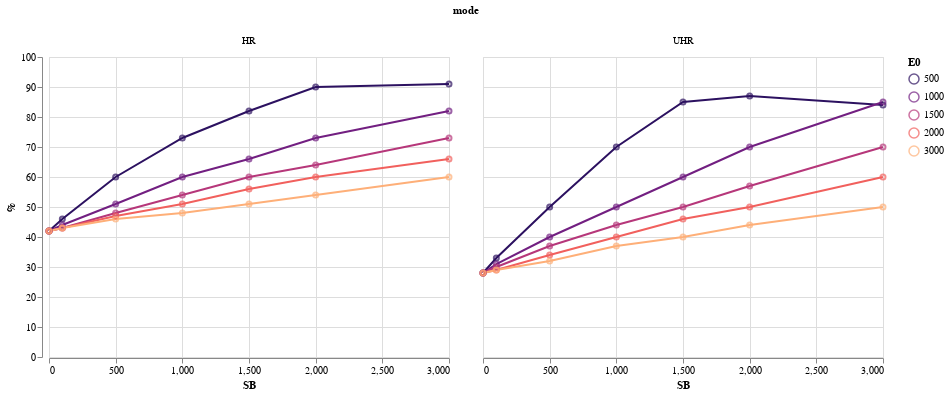

Here is the notebook cell this chart was saved with:
### Code cell
base = alt.Chart(df_hits).encode(
    alt.X('SB:Q', axis=alt.Axis(tickMinStep=500)),
    y='%:Q',
    color=alt.Color('E0:O', scale=alt.Scale(scheme='magma')),
)

chart = (
    base.mark_line() +\
    base.mark_point(
        size=25
    )
).facet(
    column='mode:N'
)

chart

### Figure 1 — Vega-Lite specification as saved in the notebook (floating-point values rounded to 4 significant figures)
{"$schema": "https://vega.github.io/schema/vega-lite/v3.4.0.json", "config": {"mark": {"tooltip": null}, "view": {"height": 300, "width": 400}}, "data": {"name": "data-8250338c1df0fb474dec083868a89451"}, "datasets": {"data-8250338c1df0fb474dec083868a89451": [{"%": 42, "E0": 500, "SB": 0, "mode": "HR"}, {"%": 46, "E0": 500, "SB": 100, "mode": "HR"}, {"%": 60, "E0": 500, "SB": 500, "mode": "HR"}, {"%": 73, "E0": 500, "SB": 1000, "mode": "HR"}, {"%": 82, "E0": 500, "SB": 1500, "mode": "HR"}, {"%": 90, "E0": 500, "SB": 2000, "mode": "HR"}, {"%": 91, "E0": 500, "SB": 3000, "mode": "HR"}, {"%": 42, "E0": 1000, "SB": 0, "mode": "HR"}, {"%": 44, "E0": 1000, "SB": 100, "mode": "HR"}, {"%": 51, "E0": 1000, "SB": 500, "mode": "HR"}, {"%": 60, "E0": 1000, "SB": 1000, "mode": "HR"}, {"%": 66, "E0": 1000, "SB": 1500, "mode": "HR"}, {"%": 73, "E0": 1000, "SB": 2000, "mode": "HR"}, {"%": 82, "E0": 1000, "SB": 3000, "mode": "HR"}, {"%": 42, "E0": 1500, "SB": 0, "mode": "HR"}, {"%": 43, "E0": 1500, "SB": 100, "mode": "HR"}, {"%": 48, "E0": 1500, "SB": 500, "mode": "HR"}, {"%": 54, "E0": 1500, "SB": 1000, "mode": "HR"}, {"%": 60, "E0": 1500, "SB": 1500, "mode": "HR"}, {"%": 64, "E0": 1500, "SB": 2000, "mode": "HR"}, {"%": 73, "E0": 1500, "SB": 3000, "mode": "HR"}, {"%": 42, "E0": 2000, "SB": 0, "mode": "HR"}, {"%": 43, "E0": 2000, "SB": 100, "mode": "HR"}, {"%": 47, "E0": 2000, "SB": 500, "mode": "HR"}, {"%": 51, "E0": 2000, "SB": 1000, "mode": "HR"}, {"%": 56, "E0": 2000, "SB": 1500, "mode": "HR"}, {"%": 60, "E0": 2000, "SB": 2000, "mode": "HR"}, {"%": 66, "E0": 2000, "SB": 3000, "mode": "HR"}, {"%": 42, "E0": 3000, "SB": 0, "mode": "HR"}, {"%": 43, "E0": 3000, "SB": 100, "mode": "HR"}, {"%": 46, "E0": 3000, "SB": 500, "mode": "HR"}, {"%": 48, "E0": 3000, "SB": 1000, "mode": "HR"}, {"%": 51, "E0": 3000, "SB": 1500, "mode": "HR"}, {"%": 54, "E0": 3000, "SB": 2000, "mode": "HR"}, {"%": 60, "E0": 3000, "SB": 3000, "mode": "HR"}, {"%": 28, "E0": 500, "SB": 0, "mode": "UHR"}, {"%": 33, "E0": 500, "SB": 100, "mode": "UHR"}, {"%": 50, "E0": 500, "SB": 500, "mode": "UHR"}, {"%": 70, "E0": 500, "SB": 1000, "mode": "UHR"}, {"%": 85, "E0": 500, "SB": 1500, "mode": "UHR"}, {"%": 87, "E0": 500, "SB": 2000, "mode": "UHR"}, {"%": 84, "E0": 500, "SB": 3000, "mode": "UHR"}, {"%": 28, "E0": 1000, "SB": 0, "mode": "UHR"}, {"%": 31, "E0": 1000, "SB": 100, "mode": "UHR"}, {"%": 40, "E0": 1000, "SB": 500, "mode": "UHR"}, {"%": 50, "E0": 1000, "SB": 1000, "mode": "UHR"}, {"%": 60, "E0": 1000, "SB": 1500, "mode": "UHR"}, {"%": 70, "E0": 1000, "SB": 2000, "mode": "UHR"}, {"%": 85, "E0": 1000, "SB": 3000, "mode": "UHR"}, {"%": 28, "E0": 1500, "SB": 0, "mode": "UHR"}, {"%": 30, "E0": 1500, "SB": 100, "mode": "UHR"}, {"%": 37, "E0": 1500, "SB": 500, "mode": "UHR"}, {"%": 44, "E0": 1500, "SB": 1000, "mode": "UHR"}, {"%": 50, "E0": 1500, "SB": 1500, "mode": "UHR"}, {"%": 57, "E0": 1500, "SB": 2000, "mode": "UHR"}, {"%": 70, "E0": 1500, "SB": 3000, "mode": "UHR"}, {"%": 28, "E0": 2000, "SB": 0, "mode": "UHR"}, {"%": 29, "E0": 2000, "SB": 100, "mode": "UHR"}, {"%": 34, "E0": 2000, "SB": 500, "mode": "UHR"}, {"%": 40, "E0": 2000, "SB": 1000, "mode": "UHR"}, {"%": 46, "E0": 2000, "SB": 1500, "mode": "UHR"}, {"%": 50, "E0": 2000, "SB": 2000, "mode": "UHR"}, {"%": 60, "E0": 2000, "SB": 3000, "mode": "UHR"}, {"%": 28, "E0": 3000, "SB": 0, "mode": "UHR"}, {"%": 29, "E0": 3000, "SB": 100, "mode": "UHR"}, {"%": 32, "E0": 3000, "SB": 500, "mode": "UHR"}, {"%": 37, "E0": 3000, "SB": 1000, "mode": "UHR"}, {"%": 40, "E0": 3000, "SB": 1500, "mode": "UHR"}, {"%": 44, "E0": 3000, "SB": 2000, "mode": "UHR"}, {"%": 50, "E0": 3000, "SB": 3000, "mode": "UHR"}]}, "facet": {"column": {"field": "mode", "type": "nominal"}}, "spec": {"layer": [{"encoding": {"color": {"field": "E0", "scale": {"scheme": "magma"}, "type": "ordinal"}, "x": {"axis": {"tickMinStep": 500}, "field": "SB", "type": "quantitative"}, "y": {"field": "%", "type": "quantitative"}}, "mark": "line"}, {"encoding": {"color": {"field": "E0", "scale": {"scheme": "magma"}, "type": "ordinal"}, "x": {"axis": {"tickMinStep": 500}, "field": "SB", "type": "quantitative"}, "y": {"field": "%", "type": "quantitative"}}, "mark": {"size": 25, "type": "point"}}]}}
